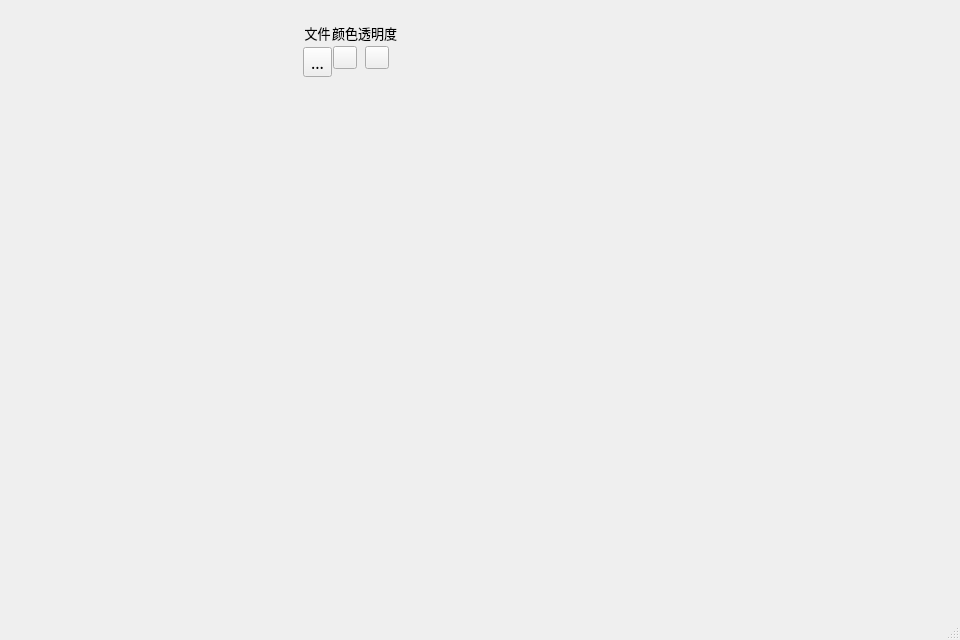
<?xml version="1.0" encoding="UTF-8"?>
<ui version="4.0">
 <class>ParallelCoordinatesVolumeClass</class>
 <widget class="QMainWindow" name="ParallelCoordinatesVolumeClass">
  <property name="geometry">
   <rect>
    <x>0</x>
    <y>0</y>
    <width>960</width>
    <height>640</height>
   </rect>
  </property>
  <property name="font">
   <font>
    <family>黑体</family>
    <pointsize>12</pointsize>
   </font>
  </property>
  <property name="windowTitle">
   <string>ParallelCoordinatesVolume</string>
  </property>
  <property name="windowIcon">
   <iconset resource="parallelcoordinatesvolume.qrc">
    <normaloff>:/ParallelCoordinatesVolume/Resources/colour_line.png</normaloff>:/ParallelCoordinatesVolume/Resources/colour_line.png</iconset>
  </property>
  <widget class="QWidget" name="centralWidget">
   <layout class="QGridLayout" name="gridLayout_2">
    <item row="0" column="0">
     <layout class="QHBoxLayout" name="lLayout" stretch="3">
      <item>
       <layout class="QHBoxLayout" name="horizontalLayout" stretch="16,6">
        <item>
         <widget class="QWidget" name="parallelArea" native="true">
          <layout class="QGridLayout" name="gridLayout">
           <item row="0" column="0">
            <layout class="QHBoxLayout" name="horizontalLayout_3" stretch="2,2,2">
             <property name="spacing">
              <number>0</number>
             </property>
             <item>
              <layout class="QVBoxLayout" name="verticalLayout_4" stretch="1,1,25">
               <property name="spacing">
                <number>3</number>
               </property>
               <property name="leftMargin">
                <number>0</number>
               </property>
               <property name="rightMargin">
                <number>0</number>
               </property>
               <item>
                <widget class="QLabel" name="l1">
                 <property name="font">
                  <font>
                   <family>黑体</family>
                   <pointsize>10</pointsize>
                   <weight>50</weight>
                   <bold>false</bold>
                  </font>
                 </property>
                 <property name="lineWidth">
                  <number>5</number>
                 </property>
                 <property name="text">
                  <string>文件</string>
                 </property>
                 <property name="alignment">
                  <set>Qt::AlignCenter</set>
                 </property>
                </widget>
               </item>
               <item>
                <layout class="QHBoxLayout" name="horizontalLayout_7">
                 <property name="spacing">
                  <number>1</number>
                 </property>
                 <property name="topMargin">
                  <number>1</number>
                 </property>
                 <property name="bottomMargin">
                  <number>1</number>
                 </property>
                 <item>
                  <widget class="QToolButton" name="addNodeFile">
                   <property name="text">
                    <string>...</string>
                   </property>
                   <property name="icon">
                    <iconset resource="parallelcoordinatesvolume.qrc">
                     <normaloff>:/ParallelCoordinatesVolume/Resources/add_to.png</normaloff>:/ParallelCoordinatesVolume/Resources/add_to.png</iconset>
                   </property>
                   <property name="iconSize">
                    <size>
                     <width>16</width>
                     <height>16</height>
                    </size>
                   </property>
                  </widget>
                 </item>
                </layout>
               </item>
               <item>
                <layout class="QHBoxLayout" name="parallelLayoutFile">
                 <property name="spacing">
                  <number>6</number>
                 </property>
                </layout>
               </item>
              </layout>
             </item>
             <item>
              <layout class="QVBoxLayout" name="verticalLayout_6">
               <property name="spacing">
                <number>3</number>
               </property>
               <item>
                <layout class="QVBoxLayout" name="verticalLayout_3" stretch="1,1,25">
                 <property name="spacing">
                  <number>3</number>
                 </property>
                 <item>
                  <widget class="QLabel" name="label">
                   <property name="font">
                    <font>
                     <family>黑体</family>
                     <pointsize>10</pointsize>
                    </font>
                   </property>
                   <property name="text">
                    <string>颜色</string>
                   </property>
                   <property name="alignment">
                    <set>Qt::AlignCenter</set>
                   </property>
                  </widget>
                 </item>
                 <item>
                  <layout class="QHBoxLayout" name="horizontalLayout_8">
                   <item>
                    <widget class="QToolButton" name="addNodeColor">
                     <property name="text">
                      <string/>
                     </property>
                     <property name="icon">
                      <iconset resource="parallelcoordinatesvolume.qrc">
                       <normaloff>:/ParallelCoordinatesVolume/Resources/add_to.png</normaloff>:/ParallelCoordinatesVolume/Resources/add_to.png</iconset>
                     </property>
                    </widget>
                   </item>
                  </layout>
                 </item>
                 <item>
                  <layout class="QHBoxLayout" name="parallelLayoutColor"/>
                 </item>
                </layout>
               </item>
              </layout>
             </item>
             <item>
              <layout class="QVBoxLayout" name="verticalLayout_5" stretch="1,1,25">
               <property name="spacing">
                <number>3</number>
               </property>
               <item>
                <widget class="QLabel" name="label_2">
                 <property name="font">
                  <font>
                   <pointsize>10</pointsize>
                  </font>
                 </property>
                 <property name="text">
                  <string>透明度</string>
                 </property>
                 <property name="alignment">
                  <set>Qt::AlignCenter</set>
                 </property>
                </widget>
               </item>
               <item>
                <layout class="QHBoxLayout" name="horizontalLayout_9">
                 <item>
                  <widget class="QToolButton" name="addNodeAlpha">
                   <property name="text">
                    <string/>
                   </property>
                   <property name="icon">
                    <iconset resource="parallelcoordinatesvolume.qrc">
                     <normaloff>:/ParallelCoordinatesVolume/Resources/add_to.png</normaloff>:/ParallelCoordinatesVolume/Resources/add_to.png</iconset>
                   </property>
                  </widget>
                 </item>
                </layout>
               </item>
               <item>
                <layout class="QHBoxLayout" name="parallelLayoutAlpha"/>
               </item>
              </layout>
             </item>
            </layout>
           </item>
          </layout>
         </widget>
        </item>
        <item>
         <layout class="QHBoxLayout" name="horizontalLayout_2">
          <item>
           <widget class="QWidget" name="ViewArea" native="true">
            <layout class="QGridLayout" name="gridLayout_3">
             <item row="0" column="0">
              <layout class="QVBoxLayout" name="viewStack"/>
             </item>
            </layout>
           </widget>
          </item>
         </layout>
        </item>
       </layout>
      </item>
     </layout>
    </item>
   </layout>
  </widget>
  <widget class="QStatusBar" name="statusBar"/>
 </widget>
 <layoutdefault spacing="6" margin="11"/>
 <resources>
  <include location="parallelcoordinatesvolume.qrc"/>
 </resources>
 <connections/>
</ui>
